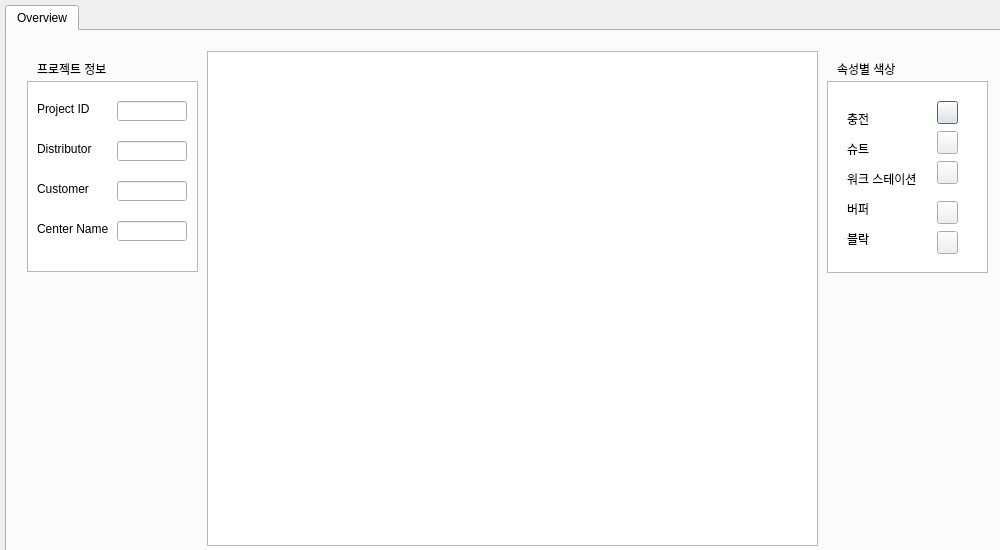
<?xml version="1.0" encoding="UTF-8"?>
<ui version="4.0">
 <class>Dialog</class>
 <widget class="QDialog" name="Dialog">
  <property name="enabled">
   <bool>true</bool>
  </property>
  <property name="geometry">
   <rect>
    <x>0</x>
    <y>0</y>
    <width>1000</width>
    <height>550</height>
   </rect>
  </property>
  <property name="windowTitle">
   <string>Dialog</string>
  </property>
  <widget class="QTabWidget" name="tabWidget">
   <property name="geometry">
    <rect>
     <x>5</x>
     <y>5</y>
     <width>1000</width>
     <height>550</height>
    </rect>
   </property>
   <property name="toolTipDuration">
    <number>-3</number>
   </property>
   <property name="tabPosition">
    <enum>QTabWidget::North</enum>
   </property>
   <property name="tabShape">
    <enum>QTabWidget::Rounded</enum>
   </property>
   <property name="currentIndex">
    <number>0</number>
   </property>
   <property name="iconSize">
    <size>
     <width>200</width>
     <height>17</height>
    </size>
   </property>
   <property name="elideMode">
    <enum>Qt::ElideMiddle</enum>
   </property>
   <widget class="QWidget" name="tab">
    <attribute name="title">
     <string>Overview</string>
    </attribute>
    <widget class="QTableWidget" name="map">
     <property name="geometry">
      <rect>
       <x>200</x>
       <y>20</y>
       <width>611</width>
       <height>495</height>
      </rect>
     </property>
    </widget>
    <widget class="QLabel" name="label">
     <property name="geometry">
      <rect>
       <x>30</x>
       <y>30</y>
       <width>131</width>
       <height>16</height>
      </rect>
     </property>
     <property name="text">
      <string>프로젝트 정보</string>
     </property>
    </widget>
    <widget class="QListView" name="listView">
     <property name="geometry">
      <rect>
       <x>20</x>
       <y>50</y>
       <width>171</width>
       <height>191</height>
      </rect>
     </property>
    </widget>
    <widget class="QLabel" name="label_2">
     <property name="geometry">
      <rect>
       <x>830</x>
       <y>30</y>
       <width>121</width>
       <height>16</height>
      </rect>
     </property>
     <property name="text">
      <string>속성별 색상</string>
     </property>
    </widget>
    <widget class="QLineEdit" name="projectid">
     <property name="geometry">
      <rect>
       <x>110</x>
       <y>70</y>
       <width>70</width>
       <height>20</height>
      </rect>
     </property>
    </widget>
    <widget class="QLineEdit" name="distributor">
     <property name="geometry">
      <rect>
       <x>110</x>
       <y>110</y>
       <width>70</width>
       <height>20</height>
      </rect>
     </property>
    </widget>
    <widget class="QLineEdit" name="customer">
     <property name="geometry">
      <rect>
       <x>110</x>
       <y>150</y>
       <width>70</width>
       <height>20</height>
      </rect>
     </property>
    </widget>
    <widget class="QLineEdit" name="centername">
     <property name="geometry">
      <rect>
       <x>110</x>
       <y>190</y>
       <width>70</width>
       <height>20</height>
      </rect>
     </property>
    </widget>
    <widget class="QLabel" name="label_3">
     <property name="geometry">
      <rect>
       <x>30</x>
       <y>70</y>
       <width>91</width>
       <height>16</height>
      </rect>
     </property>
     <property name="text">
      <string>Project ID</string>
     </property>
    </widget>
    <widget class="QLabel" name="label_4">
     <property name="geometry">
      <rect>
       <x>30</x>
       <y>110</y>
       <width>91</width>
       <height>16</height>
      </rect>
     </property>
     <property name="text">
      <string>Distributor</string>
     </property>
    </widget>
    <widget class="QLabel" name="label_5">
     <property name="geometry">
      <rect>
       <x>30</x>
       <y>150</y>
       <width>91</width>
       <height>16</height>
      </rect>
     </property>
     <property name="text">
      <string>Customer</string>
     </property>
    </widget>
    <widget class="QLabel" name="label_6">
     <property name="geometry">
      <rect>
       <x>30</x>
       <y>190</y>
       <width>111</width>
       <height>16</height>
      </rect>
     </property>
     <property name="text">
      <string>Center Name</string>
     </property>
    </widget>
    <widget class="QListView" name="listView_2">
     <property name="geometry">
      <rect>
       <x>820</x>
       <y>50</y>
       <width>161</width>
       <height>192</height>
      </rect>
     </property>
    </widget>
    <widget class="QLabel" name="label_7">
     <property name="geometry">
      <rect>
       <x>840</x>
       <y>80</y>
       <width>71</width>
       <height>16</height>
      </rect>
     </property>
     <property name="text">
      <string>충전</string>
     </property>
    </widget>
    <widget class="QLabel" name="label_8">
     <property name="geometry">
      <rect>
       <x>840</x>
       <y>110</y>
       <width>91</width>
       <height>16</height>
      </rect>
     </property>
     <property name="text">
      <string>슈트</string>
     </property>
    </widget>
    <widget class="QLabel" name="label_9">
     <property name="geometry">
      <rect>
       <x>840</x>
       <y>140</y>
       <width>151</width>
       <height>16</height>
      </rect>
     </property>
     <property name="text">
      <string>워크 스테이션</string>
     </property>
    </widget>
    <widget class="QLabel" name="label_10">
     <property name="geometry">
      <rect>
       <x>840</x>
       <y>170</y>
       <width>151</width>
       <height>16</height>
      </rect>
     </property>
     <property name="text">
      <string>버퍼</string>
     </property>
    </widget>
    <widget class="QLabel" name="label_11">
     <property name="geometry">
      <rect>
       <x>840</x>
       <y>200</y>
       <width>151</width>
       <height>16</height>
      </rect>
     </property>
     <property name="text">
      <string>블락</string>
     </property>
    </widget>
    <widget class="QLabel" name="color_charge">
     <property name="geometry">
      <rect>
       <x>1400</x>
       <y>90</y>
       <width>54</width>
       <height>12</height>
      </rect>
     </property>
     <property name="text">
      <string/>
     </property>
    </widget>
    <widget class="QLabel" name="color_ws">
     <property name="geometry">
      <rect>
       <x>1400</x>
       <y>150</y>
       <width>61</width>
       <height>16</height>
      </rect>
     </property>
     <property name="text">
      <string/>
     </property>
    </widget>
    <widget class="QLabel" name="color_chute">
     <property name="geometry">
      <rect>
       <x>1400</x>
       <y>120</y>
       <width>51</width>
       <height>20</height>
      </rect>
     </property>
     <property name="text">
      <string/>
     </property>
    </widget>
    <widget class="QLabel" name="color_buffer">
     <property name="geometry">
      <rect>
       <x>1400</x>
       <y>180</y>
       <width>61</width>
       <height>16</height>
      </rect>
     </property>
     <property name="text">
      <string/>
     </property>
    </widget>
    <widget class="QLabel" name="color_block">
     <property name="geometry">
      <rect>
       <x>1400</x>
       <y>210</y>
       <width>61</width>
       <height>16</height>
      </rect>
     </property>
     <property name="text">
      <string/>
     </property>
    </widget>
    <widget class="QPushButton" name="c_charge">
     <property name="geometry">
      <rect>
       <x>930</x>
       <y>70</y>
       <width>21</width>
       <height>23</height>
      </rect>
     </property>
     <property name="text">
      <string/>
     </property>
    </widget>
    <widget class="QPushButton" name="c_chute">
     <property name="geometry">
      <rect>
       <x>930</x>
       <y>100</y>
       <width>21</width>
       <height>23</height>
      </rect>
     </property>
     <property name="text">
      <string/>
     </property>
    </widget>
    <widget class="QPushButton" name="c_ws">
     <property name="geometry">
      <rect>
       <x>930</x>
       <y>130</y>
       <width>21</width>
       <height>23</height>
      </rect>
     </property>
     <property name="text">
      <string/>
     </property>
    </widget>
    <widget class="QPushButton" name="c_buffer">
     <property name="geometry">
      <rect>
       <x>930</x>
       <y>170</y>
       <width>21</width>
       <height>23</height>
      </rect>
     </property>
     <property name="text">
      <string/>
     </property>
    </widget>
    <widget class="QPushButton" name="c_block">
     <property name="geometry">
      <rect>
       <x>930</x>
       <y>200</y>
       <width>21</width>
       <height>23</height>
      </rect>
     </property>
     <property name="text">
      <string/>
     </property>
    </widget>
   </widget>
  </widget>
 </widget>
 <customwidgets>
  <customwidget>
   <class>PlotWidget</class>
   <extends>QWidget</extends>
   <header location="global">pyqtgraph</header>
   <container>1</container>
  </customwidget>
 </customwidgets>
 <resources/>
 <connections/>
</ui>
